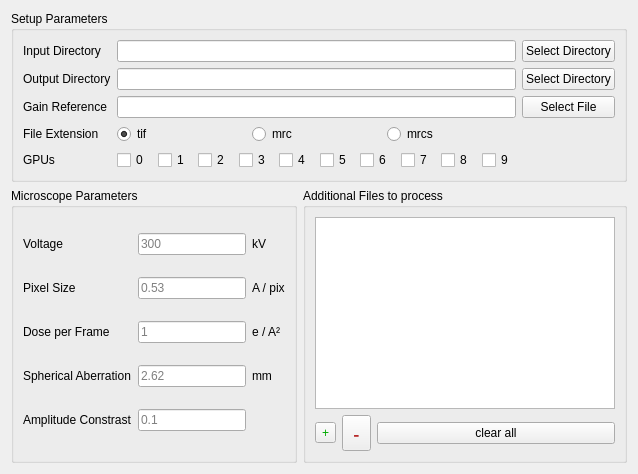
      <widget class="QWidget" name="Main">
       <property name="layoutDirection">
        <enum>Qt::LeftToRight</enum>
       </property>
       <attribute name="title">
        <string>Main</string>
       </attribute>
       <layout class="QGridLayout" name="gridLayout_7">
        <item row="0" column="0" colspan="2">
         <widget class="QGroupBox" name="groupBox_Main_1">
          <property name="title">
           <string>Setup Parameters</string>
          </property>
          <layout class="QGridLayout" name="gridLayout">
           <item row="2" column="0">
            <widget class="QLabel" name="label">
             <property name="text">
              <string>Input Directory</string>
             </property>
            </widget>
           </item>
           <item row="4" column="2">
            <widget class="QPushButton" name="btnGain">
             <property name="text">
              <string>Select File</string>
             </property>
            </widget>
           </item>
           <item row="6" column="0">
            <widget class="QLabel" name="label_5">
             <property name="text">
              <string>GPUs</string>
             </property>
            </widget>
           </item>
           <item row="5" column="1">
            <layout class="QHBoxLayout" name="horizontalLayout">
             <item>
              <widget class="QRadioButton" name="radio_tif">
               <property name="text">
                <string>tif</string>
               </property>
               <property name="checked">
                <bool>true</bool>
               </property>
              </widget>
             </item>
             <item>
              <widget class="QRadioButton" name="radio_mrc">
               <property name="text">
                <string>mrc</string>
               </property>
              </widget>
             </item>
             <item>
              <widget class="QRadioButton" name="radio_mrcs">
               <property name="text">
                <string>mrcs</string>
               </property>
              </widget>
             </item>
            </layout>
           </item>
           <item row="4" column="1">
            <widget class="QLineEdit" name="line_Gain"/>
           </item>
           <item row="3" column="1">
            <widget class="QLineEdit" name="line_OutputDir"/>
           </item>
           <item row="3" column="2">
            <widget class="QPushButton" name="btnOutputDir">
             <property name="text">
              <string>Select Directory</string>
             </property>
            </widget>
           </item>
           <item row="2" column="2">
            <widget class="QPushButton" name="btnInputDir">
             <property name="text">
              <string>Select Directory</string>
             </property>
            </widget>
           </item>
           <item row="6" column="1">
            <layout class="QHBoxLayout" name="horizontalLayout_2">
             <item>
              <widget class="QCheckBox" name="GPU_0">
               <property name="text">
                <string>0</string>
               </property>
               <property name="checked">
                <bool>false</bool>
               </property>
              </widget>
             </item>
             <item>
              <widget class="QCheckBox" name="GPU_1">
               <property name="text">
                <string>1</string>
               </property>
              </widget>
             </item>
             <item>
              <widget class="QCheckBox" name="GPU_2">
               <property name="text">
                <string>2</string>
               </property>
              </widget>
             </item>
             <item>
              <widget class="QCheckBox" name="GPU_3">
               <property name="text">
                <string>3</string>
               </property>
              </widget>
             </item>
             <item>
              <widget class="QCheckBox" name="GPU_4">
               <property name="text">
                <string>4</string>
               </property>
              </widget>
             </item>
             <item>
              <widget class="QCheckBox" name="GPU_5">
               <property name="text">
                <string>5</string>
               </property>
              </widget>
             </item>
             <item>
              <widget class="QCheckBox" name="GPU_6">
               <property name="text">
                <string>6</string>
               </property>
              </widget>
             </item>
             <item>
              <widget class="QCheckBox" name="GPU_7">
               <property name="text">
                <string>7</string>
               </property>
              </widget>
             </item>
             <item>
              <widget class="QCheckBox" name="GPU_8">
               <property name="text">
                <string>8</string>
               </property>
              </widget>
             </item>
             <item>
              <widget class="QCheckBox" name="GPU_9">
               <property name="text">
                <string>9</string>
               </property>
              </widget>
             </item>
            </layout>
           </item>
           <item row="2" column="1">
            <widget class="QLineEdit" name="line_InputDir"/>
           </item>
           <item row="5" column="0">
            <widget class="QLabel" name="label_4">
             <property name="text">
              <string>File Extension</string>
             </property>
            </widget>
           </item>
           <item row="4" column="0">
            <widget class="QLabel" name="label_3">
             <property name="text">
              <string>Gain Reference</string>
             </property>
            </widget>
           </item>
           <item row="3" column="0">
            <widget class="QLabel" name="label_2">
             <property name="text">
              <string>Output Directory</string>
             </property>
            </widget>
           </item>
          </layout>
         </widget>
        </item>
        <item row="1" column="0">
         <widget class="QGroupBox" name="groupBox_Main_2">
          <property name="title">
           <string>Microscope Parameters</string>
          </property>
          <property name="flat">
           <bool>false</bool>
          </property>
          <property name="checkable">
           <bool>false</bool>
          </property>
          <layout class="QGridLayout" name="gridLayout_2">
           <item row="3" column="0">
            <widget class="QLabel" name="label_9">
             <property name="text">
              <string>Spherical Aberration</string>
             </property>
            </widget>
           </item>
           <item row="1" column="0">
            <widget class="QLabel" name="label_7">
             <property name="text">
              <string>Pixel Size</string>
             </property>
            </widget>
           </item>
           <item row="0" column="1">
            <widget class="QLineEdit" name="line_kV">
             <property name="enabled">
              <bool>true</bool>
             </property>
             <property name="inputMethodHints">
              <set>Qt::ImhNone</set>
             </property>
             <property name="placeholderText">
              <string>300</string>
             </property>
            </widget>
           </item>
           <item row="4" column="0">
            <widget class="QLabel" name="label_10">
             <property name="text">
              <string>Amplitude Constrast</string>
             </property>
            </widget>
           </item>
           <item row="3" column="1">
            <widget class="QLineEdit" name="line_cs">
             <property name="placeholderText">
              <string>2.62</string>
             </property>
            </widget>
           </item>
           <item row="3" column="2">
            <widget class="QLabel" name="label_63">
             <property name="text">
              <string>mm</string>
             </property>
            </widget>
           </item>
           <item row="2" column="1">
            <widget class="QLineEdit" name="line_dose_per_frame">
             <property name="placeholderText">
              <string>1</string>
             </property>
            </widget>
           </item>
           <item row="4" column="1">
            <widget class="QLineEdit" name="line_ac">
             <property name="placeholderText">
              <string>0.1</string>
             </property>
            </widget>
           </item>
           <item row="2" column="0">
            <widget class="QLabel" name="label_8">
             <property name="text">
              <string>Dose per Frame</string>
             </property>
            </widget>
           </item>
           <item row="0" column="2">
            <widget class="QLabel" name="label_60">
             <property name="text">
              <string>kV</string>
             </property>
            </widget>
           </item>
           <item row="1" column="1">
            <widget class="QLineEdit" name="line_apix">
             <property name="placeholderText">
              <string>0.53</string>
             </property>
            </widget>
           </item>
           <item row="1" column="2">
            <widget class="QLabel" name="label_61">
             <property name="text">
              <string>A / pix</string>
             </property>
            </widget>
           </item>
           <item row="0" column="0">
            <widget class="QLabel" name="label_6">
             <property name="text">
              <string>Voltage</string>
             </property>
            </widget>
           </item>
           <item row="2" column="2">
            <widget class="QLabel" name="label_62">
             <property name="text">
              <string>e / A²</string>
             </property>
            </widget>
           </item>
          </layout>
         </widget>
        </item>
        <item row="1" column="1">
         <widget class="QGroupBox" name="groupBox_Main_3">
          <property name="title">
           <string>Additional Files to process</string>
          </property>
          <layout class="QGridLayout" name="gridLayout_4">
           <item row="0" column="0" colspan="3">
            <widget class="QListWidget" name="listWidget_Files">
             <property name="minimumSize">
              <size>
               <width>300</width>
               <height>0</height>
              </size>
             </property>
            </widget>
           </item>
           <item row="1" column="0">
            <widget class="QToolButton" name="btn_addFiles">
             <property name="styleSheet">
              <string notr="true">font: 75 14pt &quot;Noto Sans Cham&quot;;
color: rgb(0, 170, 0);</string>
             </property>
             <property name="text">
              <string>+</string>
             </property>
            </widget>
           </item>
           <item row="1" column="1">
            <widget class="QToolButton" name="btn_removeFiles">
             <property name="sizePolicy">
              <sizepolicy hsizetype="Fixed" vsizetype="Fixed">
               <horstretch>3</horstretch>
               <verstretch>0</verstretch>
              </sizepolicy>
             </property>
             <property name="minimumSize">
              <size>
               <width>29</width>
               <height>0</height>
              </size>
             </property>
             <property name="font">
              <font>
               <family>Noto Sans Cham</family>
               <pointsize>14</pointsize>
               <weight>9</weight>
               <italic>false</italic>
               <bold>false</bold>
              </font>
             </property>
             <property name="styleSheet">
              <string notr="true">color: rgb(170, 0, 0);
font: 75 14pt &quot;Noto Sans Cham&quot;;</string>
             </property>
             <property name="text">
              <string>-</string>
             </property>
             <property name="shortcut">
              <string>Del</string>
             </property>
            </widget>
           </item>
           <item row="1" column="2">
            <widget class="QPushButton" name="btn_clearAllFiles">
             <property name="text">
              <string>clear all</string>
             </property>
            </widget>
           </item>
          </layout>
         </widget>
        </item>
       </layout>
      </widget>
